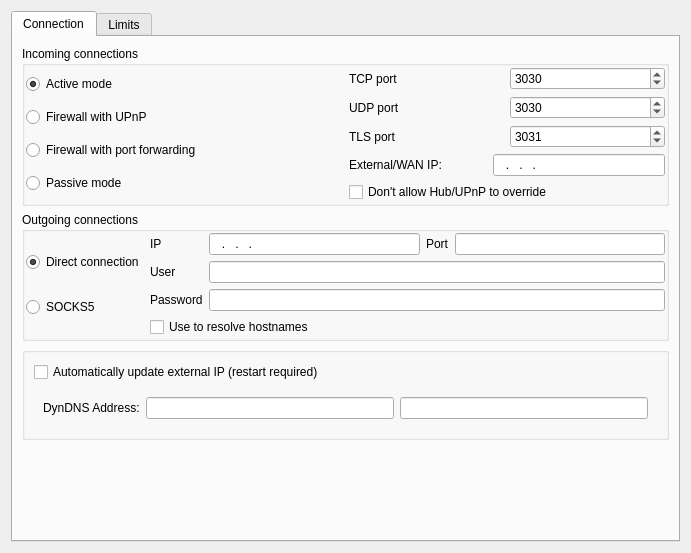
<?xml version="1.0" encoding="UTF-8"?>
<ui version="4.0">
 <class>UISettingsConnection</class>
 <widget class="QWidget" name="UISettingsConnection">
  <property name="geometry">
   <rect>
    <x>0</x>
    <y>0</y>
    <width>691</width>
    <height>553</height>
   </rect>
  </property>
  <property name="windowTitle">
   <string>Form</string>
  </property>
  <layout class="QGridLayout" name="gridLayout">
   <item row="1" column="0">
    <widget class="QTabWidget" name="tabWidget">
     <property name="toolTip">
      <string/>
     </property>
     <property name="currentIndex">
      <number>0</number>
     </property>
     <widget class="QWidget" name="tab">
      <attribute name="title">
       <string>Connection</string>
      </attribute>
      <layout class="QVBoxLayout" name="verticalLayout">
       <item>
        <widget class="QGroupBox" name="groupBox">
         <property name="title">
          <string>Incoming connections</string>
         </property>
         <layout class="QGridLayout" name="gridLayout_5">
          <property name="margin">
           <number>1</number>
          </property>
          <item row="0" column="0">
           <widget class="QWidget" name="widget" native="true">
            <layout class="QGridLayout" name="gridLayout_2">
             <property name="margin">
              <number>0</number>
             </property>
             <item row="1" column="0">
              <widget class="QRadioButton" name="radioButton_ACTIVE">
               <property name="toolTip">
                <string>Select this mode if your computer is connected directly to the internet.
Do not select this mode if you have a router or any external firewall.
If your computer is not behind a router all you have to do is to choose
this option and usually you don't need to alter anything more in the
connection settings.
However, if you have a software firewall installed, you may need further configuration in the firewall to allow Internet access for EiskaltDC++.</string>
               </property>
               <property name="text">
                <string>Active mode</string>
               </property>
               <property name="checked">
                <bool>true</bool>
               </property>
              </widget>
             </item>
             <item row="3" column="0">
              <widget class="QRadioButton" name="radioButton_PORT">
               <property name="toolTip">
                <string>Select this mode if you are behind a firewall (router), and will set up
the TCP, UDP and TLS port forwarding on your own.
You will need to specify the external IP address of your router using
the setting below if you want downloads to work properly.
Use this mode only if the previous ones are not options for you.</string>
               </property>
               <property name="text">
                <string>Firewall with port forwarding</string>
               </property>
               <property name="autoExclusive">
                <bool>true</bool>
               </property>
              </widget>
             </item>
             <item row="5" column="0">
              <widget class="QRadioButton" name="radioButton_PASSIVE">
               <property name="toolTip">
                <string>Select this mode if none of the previous modes apply. In this mode,
EiskaltDC++ will not try to make inbound connections, only outbound ones.
This mode carries some serious limitations:
  * only 5 results per user will be returned in response to searches;
  * you will not be able to download from other passive users;
  * you may won't be able to search and/or download on certain hubs.</string>
               </property>
               <property name="text">
                <string>Passive mode</string>
               </property>
              </widget>
             </item>
             <item row="2" column="0">
              <widget class="QRadioButton" name="radioButton_UPNP">
               <property name="toolTip">
                <string>Select this mode if you are behind a firewall/router that supports
the UPnP standard for program auto-configuration.
Most routers do support UPnP but you may need to enable it
in the router's configuration page.
This way EiskaltDC++ will automatically open the ports it needs
and obtain your external IP address as well.</string>
               </property>
               <property name="text">
                <string>Firewall with UPnP</string>
               </property>
               <property name="checkable">
                <bool>true</bool>
               </property>
              </widget>
             </item>
            </layout>
           </widget>
          </item>
          <item row="0" column="1">
           <widget class="QFrame" name="frame">
            <property name="frameShape">
             <enum>QFrame::NoFrame</enum>
            </property>
            <property name="frameShadow">
             <enum>QFrame::Raised</enum>
            </property>
            <layout class="QGridLayout" name="gridLayout_3">
             <property name="margin">
              <number>0</number>
             </property>
             <item row="1" column="0">
              <widget class="QLabel" name="label_4">
               <property name="text">
                <string>External/WAN IP:</string>
               </property>
              </widget>
             </item>
             <item row="1" column="2" colspan="4">
              <widget class="LineEdit" name="lineEdit_WANIP">
               <property name="inputMask">
                <string>000.000.000.000; </string>
               </property>
              </widget>
             </item>
             <item row="0" column="0" colspan="6">
              <layout class="QGridLayout" name="gridLayout_4">
               <item row="0" column="0">
                <widget class="QLabel" name="label">
                 <property name="text">
                  <string>TCP port</string>
                 </property>
                </widget>
               </item>
               <item row="1" column="0">
                <widget class="QLabel" name="label_2">
                 <property name="text">
                  <string>UDP port</string>
                 </property>
                </widget>
               </item>
               <item row="2" column="0">
                <widget class="QLabel" name="label_3">
                 <property name="text">
                  <string>TLS port</string>
                 </property>
                </widget>
               </item>
               <item row="0" column="1">
                <widget class="QSpinBox" name="spinBox_TCP">
                 <property name="minimum">
                  <number>1</number>
                 </property>
                 <property name="maximum">
                  <number>65535</number>
                 </property>
                 <property name="value">
                  <number>3030</number>
                 </property>
                </widget>
               </item>
               <item row="1" column="1">
                <widget class="QSpinBox" name="spinBox_UDP">
                 <property name="minimum">
                  <number>1</number>
                 </property>
                 <property name="maximum">
                  <number>65535</number>
                 </property>
                 <property name="value">
                  <number>3030</number>
                 </property>
                </widget>
               </item>
               <item row="2" column="1">
                <widget class="QSpinBox" name="spinBox_TLS">
                 <property name="minimum">
                  <number>1</number>
                 </property>
                 <property name="maximum">
                  <number>65535</number>
                 </property>
                 <property name="value">
                  <number>3031</number>
                 </property>
                </widget>
               </item>
              </layout>
             </item>
             <item row="3" column="0" colspan="6">
              <widget class="QCheckBox" name="checkBox_DONTOVERRIDE">
               <property name="text">
                <string>Don't allow Hub/UPnP to override</string>
               </property>
              </widget>
             </item>
            </layout>
           </widget>
          </item>
         </layout>
        </widget>
       </item>
       <item>
        <widget class="QGroupBox" name="groupBox_2">
         <property name="title">
          <string>Outgoing connections</string>
         </property>
         <layout class="QGridLayout" name="gridLayout_7">
          <property name="margin">
           <number>1</number>
          </property>
          <item row="0" column="0">
           <widget class="QWidget" name="widget_2" native="true">
            <layout class="QGridLayout" name="gridLayout_6">
             <property name="margin">
              <number>0</number>
             </property>
             <item row="1" column="0">
              <widget class="QRadioButton" name="radioButton_DC">
               <property name="toolTip">
                <string>Select this mode if you can make unrestricted outbound connections.
This includes connecting to any IP address on any port.
Choose this option if unsure.</string>
               </property>
               <property name="text">
                <string>Direct connection</string>
               </property>
               <property name="checked">
                <bool>true</bool>
               </property>
              </widget>
             </item>
             <item row="2" column="0">
              <widget class="QRadioButton" name="radioButton_SOCKS">
               <property name="toolTip">
                <string>Select this mode if you want to make outbound connections through
a SOCKS proxy. The caveats for Passive mode also apply here.
SOCKS5 proxies are not the same as HTTP proxies.
DC++'s SOCKS5 support does not include GSSAPI.</string>
               </property>
               <property name="text">
                <string>SOCKS5</string>
               </property>
              </widget>
             </item>
            </layout>
           </widget>
          </item>
          <item row="0" column="1">
           <widget class="QFrame" name="frame_2">
            <property name="frameShape">
             <enum>QFrame::NoFrame</enum>
            </property>
            <property name="frameShadow">
             <enum>QFrame::Raised</enum>
            </property>
            <layout class="QGridLayout" name="gridLayout_8">
             <property name="margin">
              <number>0</number>
             </property>
             <item row="0" column="1">
              <widget class="LineEdit" name="lineEdit_SIP">
               <property name="inputMask">
                <string>000.000.000.000; </string>
               </property>
              </widget>
             </item>
             <item row="2" column="1" colspan="3">
              <widget class="LineEdit" name="lineEdit_SUSR"/>
             </item>
             <item row="3" column="1" colspan="3">
              <widget class="LineEdit" name="lineEdit_SPSWD"/>
             </item>
             <item row="0" column="0">
              <widget class="QLabel" name="label_5">
               <property name="text">
                <string>IP</string>
               </property>
              </widget>
             </item>
             <item row="2" column="0">
              <widget class="QLabel" name="label_7">
               <property name="text">
                <string>User</string>
               </property>
              </widget>
             </item>
             <item row="3" column="0">
              <widget class="QLabel" name="label_8">
               <property name="text">
                <string>Password</string>
               </property>
              </widget>
             </item>
             <item row="0" column="2">
              <widget class="QLabel" name="label_6">
               <property name="text">
                <string>Port</string>
               </property>
              </widget>
             </item>
             <item row="0" column="3">
              <widget class="LineEdit" name="lineEdit_SPORT">
               <property name="minimumSize">
                <size>
                 <width>60</width>
                 <height>0</height>
                </size>
               </property>
               <property name="inputMask">
                <string>00000; </string>
               </property>
              </widget>
             </item>
             <item row="4" column="0" colspan="4">
              <widget class="QCheckBox" name="checkBox_RESOLVE">
               <property name="text">
                <string>Use to resolve hostnames</string>
               </property>
              </widget>
             </item>
            </layout>
           </widget>
          </item>
         </layout>
        </widget>
       </item>
       <item>
        <widget class="QGroupBox" name="groupBox_4">
         <property name="title">
          <string/>
         </property>
         <layout class="QGridLayout" name="gridLayout_9">
          <item row="0" column="0" colspan="2">
           <widget class="QCheckBox" name="checkBox_DYNDNS">
            <property name="toolTip">
             <string>When enabled can hang program on exit.</string>
            </property>
            <property name="text">
             <string>Automatically update external IP (restart required)</string>
            </property>
           </widget>
          </item>
          <item row="2" column="0" colspan="4">
           <widget class="QFrame" name="frame_6">
            <property name="frameShape">
             <enum>QFrame::NoFrame</enum>
            </property>
            <property name="frameShadow">
             <enum>QFrame::Raised</enum>
            </property>
            <layout class="QHBoxLayout" name="horizontalLayout_5">
             <item>
              <widget class="QLabel" name="label_18">
               <property name="text">
                <string>DynDNS Address:</string>
               </property>
              </widget>
             </item>
             <item>
              <widget class="QLineEdit" name="lineEdit_DYNDNS_SERVER"/>
             </item>
             <item>
              <widget class="QLineEdit" name="lineEdit_DYNDNS_INDEX"/>
             </item>
            </layout>
           </widget>
          </item>
          <item row="0" column="2">
           <spacer name="horizontalSpacer_8">
            <property name="orientation">
             <enum>Qt::Horizontal</enum>
            </property>
            <property name="sizeHint" stdset="0">
             <size>
              <width>40</width>
              <height>20</height>
             </size>
            </property>
           </spacer>
          </item>
         </layout>
        </widget>
       </item>
       <item>
        <spacer name="verticalSpacer_2">
         <property name="orientation">
          <enum>Qt::Vertical</enum>
         </property>
         <property name="sizeHint" stdset="0">
          <size>
           <width>20</width>
           <height>6</height>
          </size>
         </property>
        </spacer>
       </item>
      </layout>
     </widget>
     <widget class="QWidget" name="tab_2">
      <attribute name="title">
       <string>Limits</string>
      </attribute>
      <layout class="QVBoxLayout" name="verticalLayout_2">
       <item>
        <widget class="QGroupBox" name="groupBox_3">
         <property name="sizePolicy">
          <sizepolicy hsizetype="Expanding" vsizetype="Minimum">
           <horstretch>0</horstretch>
           <verstretch>0</verstretch>
          </sizepolicy>
         </property>
         <property name="toolTip">
          <string/>
         </property>
         <property name="title">
          <string>Limits</string>
         </property>
         <layout class="QVBoxLayout" name="verticalLayout_3">
          <item>
           <widget class="QCheckBox" name="checkBox_THROTTLE_ENABLE">
            <property name="text">
             <string>Enable total speed limit</string>
            </property>
           </widget>
          </item>
          <item>
           <widget class="QFrame" name="frame_3">
            <property name="sizePolicy">
             <sizepolicy hsizetype="Expanding" vsizetype="Expanding">
              <horstretch>0</horstretch>
              <verstretch>0</verstretch>
             </sizepolicy>
            </property>
            <property name="frameShape">
             <enum>QFrame::NoFrame</enum>
            </property>
            <property name="frameShadow">
             <enum>QFrame::Raised</enum>
            </property>
            <layout class="QVBoxLayout" name="verticalLayout_4">
             <property name="margin">
              <number>0</number>
             </property>
             <item>
              <layout class="QHBoxLayout" name="horizontalLayout_2">
               <property name="leftMargin">
                <number>10</number>
               </property>
               <property name="rightMargin">
                <number>10</number>
               </property>
               <item>
                <widget class="QLabel" name="label_11">
                 <property name="text">
                  <string>Download</string>
                 </property>
                </widget>
               </item>
               <item>
                <widget class="QSpinBox" name="spinBox_DOWN_LIMIT_NORMAL">
                 <property name="maximum">
                  <number>125000</number>
                 </property>
                </widget>
               </item>
               <item>
                <widget class="QLabel" name="label_14">
                 <property name="text">
                  <string>KiB/s</string>
                 </property>
                </widget>
               </item>
               <item>
                <spacer name="horizontalSpacer_2">
                 <property name="orientation">
                  <enum>Qt::Horizontal</enum>
                 </property>
                 <property name="sizeHint" stdset="0">
                  <size>
                   <width>40</width>
                   <height>20</height>
                  </size>
                 </property>
                </spacer>
               </item>
               <item>
                <widget class="QLabel" name="label_12">
                 <property name="text">
                  <string>Upload</string>
                 </property>
                </widget>
               </item>
               <item>
                <widget class="QSpinBox" name="spinBox_UP_LIMIT_NORMAL">
                 <property name="maximum">
                  <number>125000</number>
                 </property>
                </widget>
               </item>
               <item>
                <widget class="QLabel" name="label_15">
                 <property name="text">
                  <string>KiB/s</string>
                 </property>
                </widget>
               </item>
               <item>
                <spacer name="horizontalSpacer_6">
                 <property name="orientation">
                  <enum>Qt::Horizontal</enum>
                 </property>
                 <property name="sizeHint" stdset="0">
                  <size>
                   <width>40</width>
                   <height>20</height>
                  </size>
                 </property>
                </spacer>
               </item>
              </layout>
             </item>
             <item>
              <layout class="QHBoxLayout" name="horizontalLayout_3">
               <property name="leftMargin">
                <number>10</number>
               </property>
               <item>
                <widget class="QCheckBox" name="checkBox_TIME_DEPENDENT_THROTTLE">
                 <property name="text">
                  <string>Alternate speed limit at time from </string>
                 </property>
                </widget>
               </item>
               <item>
                <widget class="QFrame" name="frame_5">
                 <property name="frameShape">
                  <enum>QFrame::NoFrame</enum>
                 </property>
                 <property name="frameShadow">
                  <enum>QFrame::Raised</enum>
                 </property>
                 <layout class="QHBoxLayout" name="horizontalLayout_4">
                  <item>
                   <widget class="QSpinBox" name="spinBox_BANDWIDTH_LIMIT_START">
                    <property name="maximum">
                     <number>23</number>
                    </property>
                   </widget>
                  </item>
                  <item>
                   <widget class="QLabel" name="label_13">
                    <property name="text">
                     <string>to</string>
                    </property>
                   </widget>
                  </item>
                  <item>
                   <widget class="QSpinBox" name="spinBox_BANDWIDTH_LIMIT_END">
                    <property name="maximum">
                     <number>23</number>
                    </property>
                   </widget>
                  </item>
                  <item>
                   <widget class="QLabel" name="label_19">
                    <property name="text">
                     <string>hour(s)</string>
                    </property>
                   </widget>
                  </item>
                  <item>
                   <spacer name="horizontalSpacer_4">
                    <property name="orientation">
                     <enum>Qt::Horizontal</enum>
                    </property>
                    <property name="sizeHint" stdset="0">
                     <size>
                      <width>40</width>
                      <height>20</height>
                     </size>
                    </property>
                   </spacer>
                  </item>
                 </layout>
                </widget>
               </item>
              </layout>
             </item>
             <item>
              <widget class="QFrame" name="frame_4">
               <property name="frameShape">
                <enum>QFrame::NoFrame</enum>
               </property>
               <property name="frameShadow">
                <enum>QFrame::Raised</enum>
               </property>
               <layout class="QVBoxLayout" name="verticalLayout_5">
                <property name="margin">
                 <number>0</number>
                </property>
                <item>
                 <layout class="QHBoxLayout" name="horizontalLayout">
                  <item>
                   <widget class="QLabel" name="label_9">
                    <property name="text">
                     <string>Download</string>
                    </property>
                   </widget>
                  </item>
                  <item>
                   <widget class="QSpinBox" name="spinBox_DOWN_LIMIT_TIME">
                    <property name="maximum">
                     <number>125000</number>
                    </property>
                   </widget>
                  </item>
                  <item>
                   <widget class="QLabel" name="label_16">
                    <property name="text">
                     <string>KiB/s</string>
                    </property>
                   </widget>
                  </item>
                  <item>
                   <spacer name="horizontalSpacer">
                    <property name="orientation">
                     <enum>Qt::Horizontal</enum>
                    </property>
                    <property name="sizeHint" stdset="0">
                     <size>
                      <width>40</width>
                      <height>20</height>
                     </size>
                    </property>
                   </spacer>
                  </item>
                  <item>
                   <widget class="QLabel" name="label_10">
                    <property name="text">
                     <string>Upload</string>
                    </property>
                   </widget>
                  </item>
                  <item>
                   <widget class="QSpinBox" name="spinBox_UP_LIMIT_TIME">
                    <property name="maximum">
                     <number>125000</number>
                    </property>
                   </widget>
                  </item>
                  <item>
                   <widget class="QLabel" name="label_17">
                    <property name="text">
                     <string>KiB/s</string>
                    </property>
                   </widget>
                  </item>
                  <item>
                   <spacer name="horizontalSpacer_5">
                    <property name="orientation">
                     <enum>Qt::Horizontal</enum>
                    </property>
                    <property name="sizeHint" stdset="0">
                     <size>
                      <width>40</width>
                      <height>20</height>
                     </size>
                    </property>
                   </spacer>
                  </item>
                 </layout>
                </item>
               </layout>
              </widget>
             </item>
            </layout>
           </widget>
          </item>
         </layout>
        </widget>
       </item>
       <item>
        <spacer name="verticalSpacer">
         <property name="orientation">
          <enum>Qt::Vertical</enum>
         </property>
         <property name="sizeHint" stdset="0">
          <size>
           <width>20</width>
           <height>40</height>
          </size>
         </property>
        </spacer>
       </item>
      </layout>
     </widget>
    </widget>
   </item>
  </layout>
 </widget>
 <customwidgets>
  <customwidget>
   <class>LineEdit</class>
   <extends>QLineEdit</extends>
   <header>LineEdit.h</header>
  </customwidget>
 </customwidgets>
 <resources/>
 <connections/>
</ui>
